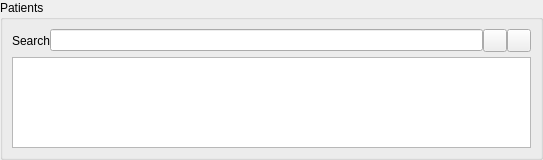
<?xml version="1.0" encoding="UTF-8"?>
<ui version="4.0">
 <class>Agenda::Internal::CalendarItemEditorPatientMapper</class>
 <widget class="QWidget" name="Agenda::Internal::CalendarItemEditorPatientMapper">
  <property name="geometry">
   <rect>
    <x>0</x>
    <y>0</y>
    <width>543</width>
    <height>160</height>
   </rect>
  </property>
  <property name="windowTitle">
   <string>Form</string>
  </property>
  <layout class="QGridLayout" name="gridLayout">
   <property name="margin">
    <number>0</number>
   </property>
   <property name="spacing">
    <number>0</number>
   </property>
   <item row="0" column="0">
    <widget class="QGroupBox" name="groupBox_3">
     <property name="title">
      <string>Patients</string>
     </property>
     <layout class="QGridLayout" name="groupGridLayout">
      <property name="spacing">
       <number>5</number>
      </property>
      <item row="0" column="0">
       <layout class="QHBoxLayout" name="horizontalLayout">
        <property name="spacing">
         <number>0</number>
        </property>
        <item>
         <widget class="QLabel" name="searchLabel">
          <property name="maximumSize">
           <size>
            <width>16777215</width>
            <height>16777215</height>
           </size>
          </property>
          <property name="text">
           <string>Search</string>
          </property>
         </widget>
        </item>
        <item>
         <widget class="Patients::PatientSearchEdit" name="patientSearchEdit">
          <property name="minimumSize">
           <size>
            <width>0</width>
            <height>22</height>
           </size>
          </property>
          <property name="maximumSize">
           <size>
            <width>16777215</width>
            <height>16777215</height>
           </size>
          </property>
         </widget>
        </item>
        <item>
         <widget class="QToolButton" name="useCurrentPatientToolButton"/>
        </item>
        <item>
         <widget class="QToolButton" name="newPatientToolButton">
          <property name="text">
           <string/>
          </property>
          <property name="popupMode">
           <enum>QToolButton::InstantPopup</enum>
          </property>
         </widget>
        </item>
       </layout>
      </item>
      <item row="1" column="0">
       <widget class="QTreeView" name="selectedPatientView">
        <property name="editTriggers">
         <set>QAbstractItemView::NoEditTriggers</set>
        </property>
        <property name="rootIsDecorated">
         <bool>false</bool>
        </property>
        <property name="uniformRowHeights">
         <bool>true</bool>
        </property>
        <property name="itemsExpandable">
         <bool>false</bool>
        </property>
        <property name="expandsOnDoubleClick">
         <bool>false</bool>
        </property>
       </widget>
      </item>
     </layout>
    </widget>
   </item>
  </layout>
 </widget>
 <customwidgets>
  <customwidget>
   <class>Patients::PatientSearchEdit</class>
   <extends>QLineEdit</extends>
   <header location="global">patientbaseplugin/patientsearchedit.h</header>
  </customwidget>
 </customwidgets>
 <tabstops>
  <tabstop>patientSearchEdit</tabstop>
  <tabstop>useCurrentPatientToolButton</tabstop>
  <tabstop>newPatientToolButton</tabstop>
  <tabstop>selectedPatientView</tabstop>
 </tabstops>
 <resources/>
 <connections/>
</ui>
